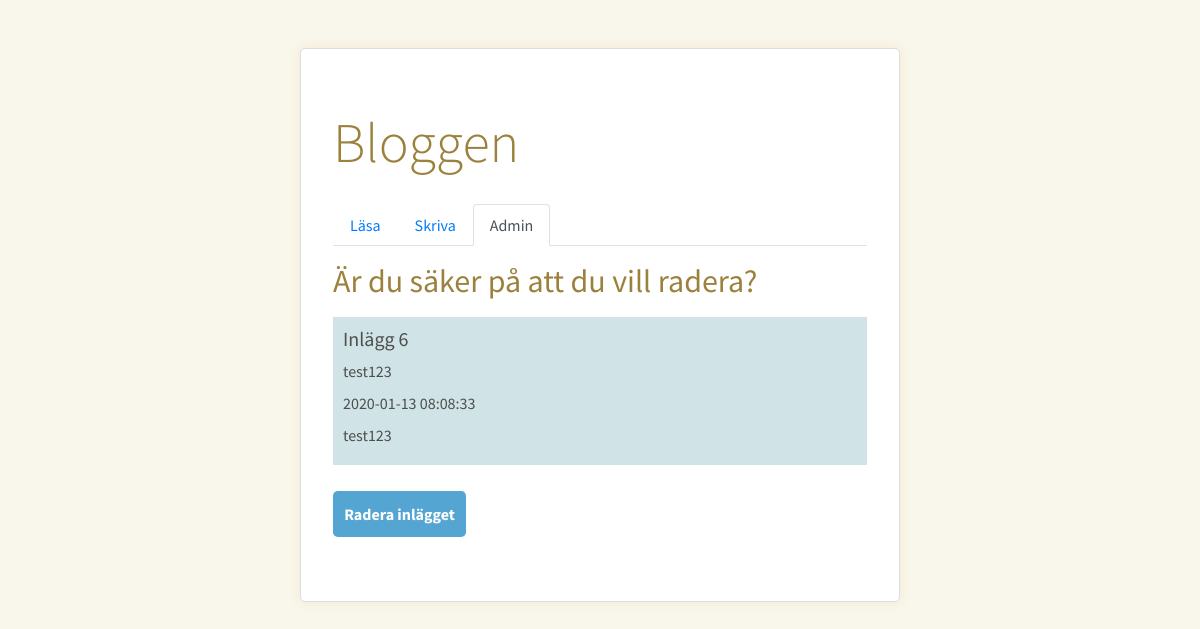
/labb-9/radera.php?id=6, run on the app's committed database.
### tables this page shows
CREATE TABLE `blogg` (
  `id` int(4) NOT NULL,
  `datum` timestamp NOT NULL DEFAULT CURRENT_TIMESTAMP,
  `inlagg` text NOT NULL,
  `rubrik` varchar(50) NOT NULL
);

### labb-9/radera.php (the view, shortened to what this page needs)
<?php
include_once "./konfig-db.php";
?>
<!DOCTYPE html>
<html lang="sv">
<head>
    <link rel="stylesheet" href="https://stackpath.bootstrapcdn.com/bootstrap/4.3.1/css/bootstrap.min.css">
    <link rel="stylesheet" href="style.css">
</head>
<body>
    <div class="kontainer">
        <h1 class="display-4">Bloggen</h1>
        <nav>
            <ul class="nav nav-tabs">
                <li class="nav-item"><a class="nav-link" href="./lasa.php">Läsa</a></li>
                <li class="nav-item"><a class="nav-link" href="./skriva.php">Skriva</a></li>
                <li class="nav-item"><a class="nav-link active " href="./lista.php">Admin</a></li>
            </ul>
        </nav>
        <main>
            <?php
            $id = filter_input(INPUT_GET, 'id', FILTER_SANITIZE_STRING);
            $radera = filter_input(INPUT_POST, 'radera', FILTER_SANITIZE_STRING);
            $conn = new mysqli($host, $användare, $lösenord, $databas);
            if ($id && !$radera) {
                $sql = "SELECT * FROM blogg WHERE id = '$id'";
                $result = $conn->query($sql);
                if (!$result) {
                    die("Något blev fel med SQL-satsen.");
                } else {
                $rad = $result->fetch_assoc();
                echo "<form action=\"#\" method=\"POST\">";
                echo "<h2>Är du säker på att du vill radera?</h2>";
                echo "<div class=\"inlagg\">";
                echo "<h5>Inlägg $id</h5>";
                echo "<p>$rad[rubrik]</p>";
                echo "<p>$rad[datum]</p>";
                echo "<p>$rad[inlagg]</p>";
                echo "</div>";
                echo "<button class=\"button\" name=\"radera\" value=\"1\">Radera inlägget</button>";
                echo "</form>";
                }
            }
            ?>
        </main>
    </div>
</body>
</html>

### labb-9/style.css (style rules this page uses)
html { box-sizing: border-box; }
*, *:before, *:after { box-sizing: inherit; }
body, h1, h2, h3, h4, h5, h6, p, ul { margin: 0; padding: 0; }
body { background: #F9F6EB; }
.kontainer { width: 600px; padding: 2em; margin: 3em auto; background: #fff; border-radius: 5px; font-family: 'Source Sans Pro', sans-serif; border: 1px solid #ddd; box-shadow: 0 0 12px #f0e9d1; color: #4e4e4e; }
.inlagg { background: #d0e3e6; padding: 10px; margin: 10px 0; }
form { margin: 1em 0; color: #4e4e4e; }
button { margin: 1em 0; padding: 0.7em; border-radius: 0.3em; border: none; font-weight: bold; color: #FFF; background-color: #55a5d2; }
h1, h2, h3 { color: #9c813d; }
h1, h2, h3, p { margin: 0.5em 0; }

### data on the page
blogg: rubrik "test123", datum "2020-01-13 08:08:33", inlagg "test123"

### other printed values
$id "6"
